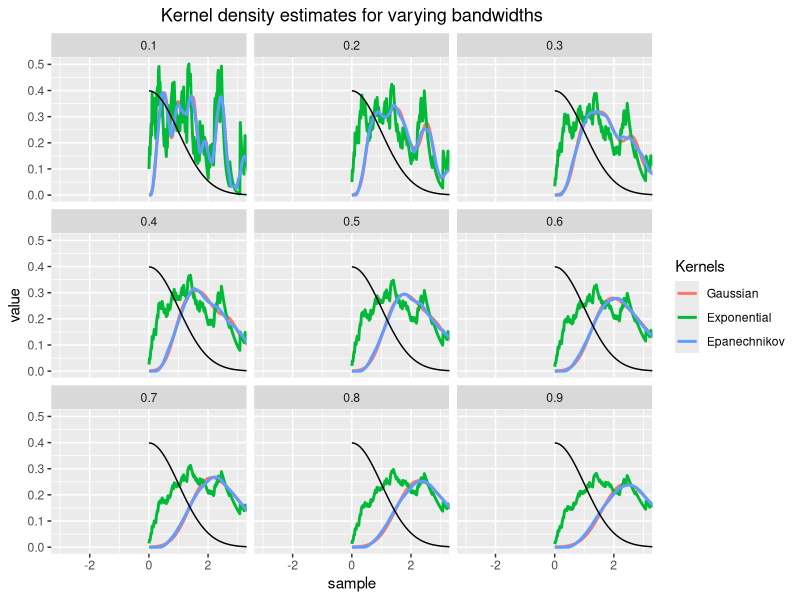
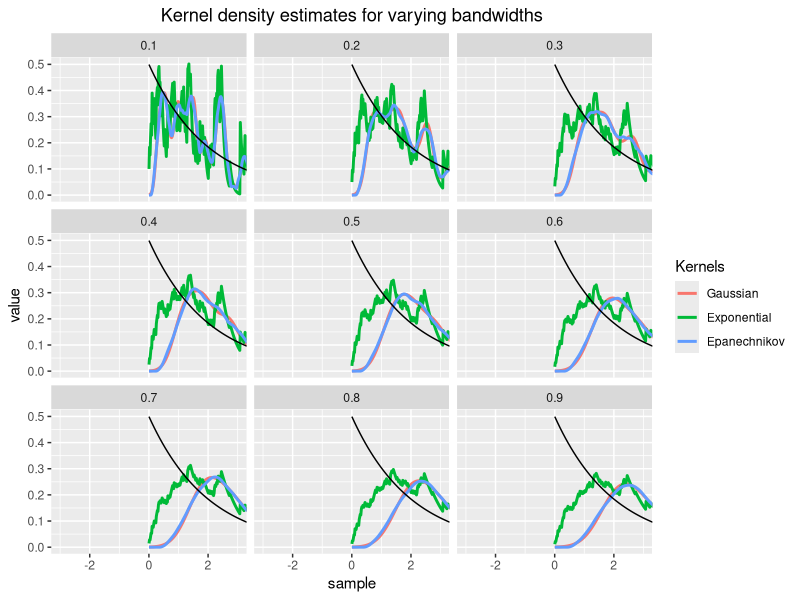

These charts were generated, in order, by the following R code:
library(reshape2)
library(dplyr)
library(ggplot2)
kde=function(sample,h)
{
  x=seq(min(sample),max(sample),length=512)
  Gaussian=density(sample,bw=h,kernel = "gaussian")$y
  Epanechnikov=density(sample,bw=h,kernel = "epanechnikov")$y
  kexp=function(x,sample,h)
  {
    mean(dexp((x-sample)/h))/h
  }
  Exponential=sapply(x, function(x) kexp(x,sample,h))
  d=melt(cbind(Gaussian,Exponential,Epanechnikov)) %>% select(-Var1) %>%
    mutate(sample=rep(x,times=3),h=rep(h,each=n()))
  d=d %>% rename(Kernels=Var2)
  d
}

sample=rnorm(100)
sample=rchisq(100,df=2)
df1=full_join(full_join(kde(sample,0.1),kde(sample,0.2)),kde(sample,0.3))
df2=full_join(full_join(kde(sample,0.4),kde(sample,0.5)),kde(sample,0.6))
df3=full_join(full_join(kde(sample,0.7),kde(sample,0.8)),kde(sample,0.9))
df=full_join(full_join(df1,df2),df3)

ggplot(df,aes(x=sample,y=value,col=Kernels))+geom_line(size=1)+stat_function(fun = dnorm,col="black")+
  facet_wrap(~factor(h),ncol=3)+labs(title = "Kernel density estimates for varying bandwidths")+ 
  coord_cartesian(xlim=c(-3,3)) + theme(plot.title = element_text(hjust = 0.5))

ggplot(df,aes(x=sample,y=value,col=Kernels))+geom_line(size=1)+stat_function(fun = dchisq,
                                                                             args = list(df = 2),
                                                                             col="black")+
  facet_wrap(~factor(h),ncol=3)+labs(title = "Kernel density estimates for varying bandwidths")+ 
  coord_cartesian(xlim=c(-3,3)) + theme(plot.title = element_text(hjust = 0.5))


